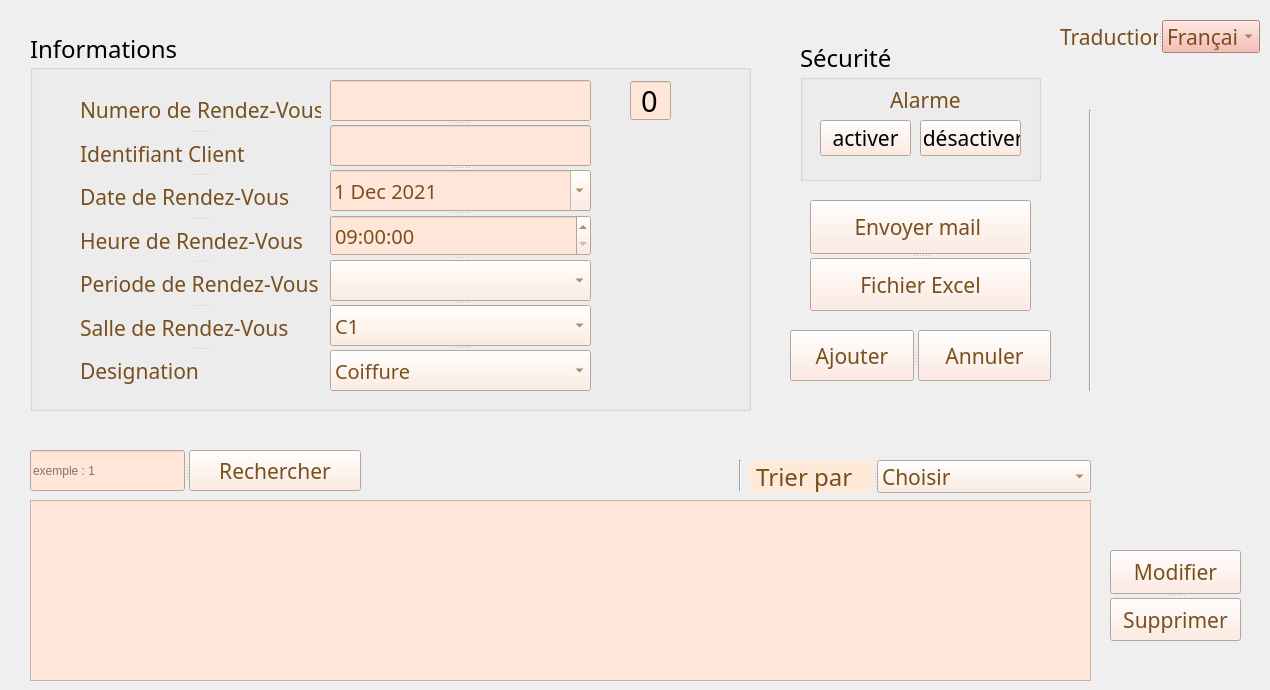
    <widget class="QWidget" name="Gestio_RDV">
     <widget class="Line" name="line_2">
      <property name="geometry">
       <rect>
        <x>1080</x>
        <y>110</y>
        <width>20</width>
        <height>281</height>
       </rect>
      </property>
      <property name="orientation">
       <enum>Qt::Vertical</enum>
      </property>
     </widget>
     <widget class="Line" name="line_3">
      <property name="geometry">
       <rect>
        <x>730</x>
        <y>460</y>
        <width>20</width>
        <height>31</height>
       </rect>
      </property>
      <property name="orientation">
       <enum>Qt::Vertical</enum>
      </property>
     </widget>
     <widget class="QTableView" name="TableView">
      <property name="geometry">
       <rect>
        <x>30</x>
        <y>500</y>
        <width>1061</width>
        <height>181</height>
       </rect>
      </property>
      <property name="font">
       <font>
        <family>Cambria</family>
        <pointsize>10</pointsize>
       </font>
      </property>
      <property name="styleSheet">
       <string notr="true">background-color: rgb(255, 230, 217);
color: rgb(121, 79, 29);</string>
      </property>
      <property name="showGrid">
       <bool>true</bool>
      </property>
      <property name="gridStyle">
       <enum>Qt::SolidLine</enum>
      </property>
      <property name="sortingEnabled">
       <bool>false</bool>
      </property>
      <attribute name="horizontalHeaderVisible">
       <bool>false</bool>
      </attribute>
      <attribute name="horizontalHeaderCascadingSectionResizes">
       <bool>false</bool>
      </attribute>
      <attribute name="horizontalHeaderMinimumSectionSize">
       <number>140</number>
      </attribute>
      <attribute name="horizontalHeaderDefaultSectionSize">
       <number>140</number>
      </attribute>
      <attribute name="horizontalHeaderHighlightSections">
       <bool>true</bool>
      </attribute>
      <attribute name="horizontalHeaderShowSortIndicator" stdset="0">
       <bool>false</bool>
      </attribute>
      <attribute name="horizontalHeaderStretchLastSection">
       <bool>false</bool>
      </attribute>
      <attribute name="verticalHeaderVisible">
       <bool>false</bool>
      </attribute>
      <attribute name="verticalHeaderCascadingSectionResizes">
       <bool>false</bool>
      </attribute>
      <attribute name="verticalHeaderMinimumSectionSize">
       <number>30</number>
      </attribute>
      <attribute name="verticalHeaderHighlightSections">
       <bool>true</bool>
      </attribute>
      <attribute name="verticalHeaderShowSortIndicator" stdset="0">
       <bool>false</bool>
      </attribute>
      <attribute name="verticalHeaderStretchLastSection">
       <bool>false</bool>
      </attribute>
     </widget>
     <widget class="QGroupBox" name="groupBox">
      <property name="geometry">
       <rect>
        <x>30</x>
        <y>30</y>
        <width>721</width>
        <height>381</height>
       </rect>
      </property>
      <property name="font">
       <font>
        <family>Gabriola</family>
        <pointsize>18</pointsize>
       </font>
      </property>
      <property name="title">
       <string>Informations</string>
      </property>
      <property name="alignment">
       <set>Qt::AlignLeading|Qt::AlignLeft|Qt::AlignVCenter</set>
      </property>
      <widget class="QSplitter" name="splitter">
       <property name="geometry">
        <rect>
         <x>300</x>
         <y>50</y>
         <width>261</width>
         <height>311</height>
        </rect>
       </property>
       <property name="orientation">
        <enum>Qt::Vertical</enum>
       </property>
       <widget class="QLineEdit" name="NumLine">
        <property name="font">
         <font>
          <family>Gabriola</family>
          <pointsize>15</pointsize>
         </font>
        </property>
        <property name="styleSheet">
         <string notr="true">background-color: rgb(255, 230, 217);</string>
        </property>
       </widget>
       <widget class="QLineEdit" name="IdLine">
        <property name="font">
         <font>
          <family>Gabriola</family>
          <pointsize>15</pointsize>
         </font>
        </property>
        <property name="styleSheet">
         <string notr="true">background-color: rgb(255, 230, 217);</string>
        </property>
       </widget>
       <widget class="QDateEdit" name="dateEdit_RDV">
        <property name="font">
         <font>
          <family>Gabriola</family>
          <pointsize>15</pointsize>
         </font>
        </property>
        <property name="styleSheet">
         <string notr="true">background-color: rgb(255, 230, 217);color: rgb(121, 79, 29);</string>
        </property>
        <property name="dateTime">
         <datetime>
          <hour>0</hour>
          <minute>0</minute>
          <second>0</second>
          <year>2021</year>
          <month>12</month>
          <day>1</day>
         </datetime>
        </property>
        <property name="maximumDateTime">
         <datetime>
          <hour>23</hour>
          <minute>59</minute>
          <second>59</second>
          <year>2099</year>
          <month>12</month>
          <day>31</day>
         </datetime>
        </property>
        <property name="minimumDateTime">
         <datetime>
          <hour>0</hour>
          <minute>0</minute>
          <second>0</second>
          <year>2021</year>
          <month>12</month>
          <day>1</day>
         </datetime>
        </property>
        <property name="minimumDate">
         <date>
          <year>2021</year>
          <month>12</month>
          <day>1</day>
         </date>
        </property>
        <property name="calendarPopup">
         <bool>true</bool>
        </property>
       </widget>
       <widget class="QTimeEdit" name="timeEdit">
        <property name="font">
         <font>
          <family>Gabriola</family>
          <pointsize>15</pointsize>
         </font>
        </property>
        <property name="styleSheet">
         <string notr="true">background-color: rgb(255, 230, 217);color: rgb(121, 79, 29);</string>
        </property>
        <property name="dateTime">
         <datetime>
          <hour>9</hour>
          <minute>0</minute>
          <second>0</second>
          <year>2021</year>
          <month>11</month>
          <day>8</day>
         </datetime>
        </property>
        <property name="maximumDateTime">
         <datetime>
          <hour>23</hour>
          <minute>59</minute>
          <second>59</second>
          <year>2099</year>
          <month>12</month>
          <day>30</day>
         </datetime>
        </property>
        <property name="minimumTime">
         <time>
          <hour>9</hour>
          <minute>0</minute>
          <second>0</second>
         </time>
        </property>
        <property name="currentSection">
         <enum>QDateTimeEdit::HourSection</enum>
        </property>
        <property name="calendarPopup">
         <bool>true</bool>
        </property>
        <property name="time">
         <time>
          <hour>9</hour>
          <minute>0</minute>
          <second>0</second>
         </time>
        </property>
       </widget>
       <widget class="QComboBox" name="PeriodeComboBox">
        <property name="font">
         <font>
          <family>Gabriola</family>
          <pointsize>15</pointsize>
         </font>
        </property>
        <property name="styleSheet">
         <string notr="true">background-color: rgb(255, 233, 217);color: rgb(121, 79, 29);</string>
        </property>
        <property name="editable">
         <bool>false</bool>
        </property>
        <property name="currentText">
         <string/>
        </property>
        <property name="maxVisibleItems">
         <number>20</number>
        </property>
        <property name="insertPolicy">
         <enum>QComboBox::InsertAtBottom</enum>
        </property>
        <property name="sizeAdjustPolicy">
         <enum>QComboBox::AdjustToContentsOnFirstShow</enum>
        </property>
        <property name="duplicatesEnabled">
         <bool>false</bool>
        </property>
        <property name="frame">
         <bool>true</bool>
        </property>
        <property name="modelColumn">
         <number>0</number>
        </property>
       </widget>
       <widget class="QComboBox" name="SalleComboBox">
        <property name="font">
         <font>
          <family>Gabriola</family>
          <pointsize>15</pointsize>
         </font>
        </property>
        <property name="styleSheet">
         <string notr="true">background-color: rgb(255, 233, 217);color: rgb(121, 79, 29);</string>
        </property>
        <item>
         <property name="text">
          <string>C1</string>
         </property>
        </item>
        <item>
         <property name="text">
          <string>C2</string>
         </property>
        </item>
        <item>
         <property name="text">
          <string>C3</string>
         </property>
        </item>
        <item>
         <property name="text">
          <string>C4</string>
         </property>
        </item>
        <item>
         <property name="text">
          <string>M1</string>
         </property>
        </item>
        <item>
         <property name="text">
          <string>M2</string>
         </property>
        </item>
        <item>
         <property name="text">
          <string>M3</string>
         </property>
        </item>
        <item>
         <property name="text">
          <string>M4</string>
         </property>
        </item>
        <item>
         <property name="text">
          <string>S1</string>
         </property>
        </item>
        <item>
         <property name="text">
          <string>S2</string>
         </property>
        </item>
        <item>
         <property name="text">
          <string>MP1</string>
         </property>
        </item>
        <item>
         <property name="text">
          <string>MP2</string>
         </property>
        </item>
        <item>
         <property name="text">
          <string>EP1</string>
         </property>
        </item>
        <item>
         <property name="text">
          <string>EP2</string>
         </property>
        </item>
        <item>
         <property name="text">
          <string>Massage</string>
         </property>
        </item>
        <item>
         <property name="text">
          <string>Spa 1</string>
         </property>
        </item>
        <item>
         <property name="text">
          <string>Spa 2</string>
         </property>
        </item>
       </widget>
       <widget class="QComboBox" name="DesComboBox">
        <property name="font">
         <font>
          <family>Gabriola</family>
          <pointsize>15</pointsize>
         </font>
        </property>
        <property name="styleSheet">
         <string notr="true">background-color: rgb(255, 233, 217);
color: rgb(121, 79, 29);</string>
        </property>
        <item>
         <property name="text">
          <string>Coiffure</string>
         </property>
        </item>
        <item>
         <property name="text">
          <string>Maquillage</string>
         </property>
        </item>
        <item>
         <property name="text">
          <string>Soin</string>
         </property>
        </item>
        <item>
         <property name="text">
          <string>Manucure</string>
         </property>
        </item>
        <item>
         <property name="text">
          <string>Pedicure</string>
         </property>
        </item>
        <item>
         <property name="text">
          <string>Epilation</string>
         </property>
        </item>
        <item>
         <property name="text">
          <string>Massage</string>
         </property>
        </item>
        <item>
         <property name="text">
          <string>SPA</string>
         </property>
        </item>
       </widget>
      </widget>
      <widget class="QSplitter" name="splitter_2">
       <property name="geometry">
        <rect>
         <x>50</x>
         <y>60</y>
         <width>241</width>
         <height>301</height>
        </rect>
       </property>
       <property name="orientation">
        <enum>Qt::Vertical</enum>
       </property>
       <widget class="QLabel" name="Num">
        <property name="font">
         <font>
          <family>Gabriola</family>
          <pointsize>16</pointsize>
         </font>
        </property>
        <property name="styleSheet">
         <string notr="true">
color: rgb(121, 79, 29);</string>
        </property>
        <property name="text">
         <string>Numero de Rendez-Vous</string>
        </property>
       </widget>
       <widget class="QLabel" name="Id">
        <property name="font">
         <font>
          <family>Gabriola</family>
          <pointsize>16</pointsize>
         </font>
        </property>
        <property name="styleSheet">
         <string notr="true">
color: rgb(121, 79, 29);</string>
        </property>
        <property name="text">
         <string>Identifiant Client</string>
        </property>
       </widget>
       <widget class="QLabel" name="Date">
        <property name="font">
         <font>
          <family>Gabriola</family>
          <pointsize>16</pointsize>
         </font>
        </property>
        <property name="styleSheet">
         <string notr="true">
color: rgb(121, 79, 29);</string>
        </property>
        <property name="text">
         <string>Date de Rendez-Vous</string>
        </property>
       </widget>
       <widget class="QLabel" name="Heure">
        <property name="font">
         <font>
          <family>Gabriola</family>
          <pointsize>16</pointsize>
         </font>
        </property>
        <property name="styleSheet">
         <string notr="true">
color: rgb(121, 79, 29);</string>
        </property>
        <property name="text">
         <string>Heure de Rendez-Vous</string>
        </property>
       </widget>
       <widget class="QLabel" name="Periode">
        <property name="font">
         <font>
          <family>Gabriola</family>
          <pointsize>16</pointsize>
         </font>
        </property>
        <property name="styleSheet">
         <string notr="true">
color: rgb(121, 79, 29);</string>
        </property>
        <property name="text">
         <string>Periode de Rendez-Vous</string>
        </property>
       </widget>
       <widget class="QLabel" name="Salle">
        <property name="font">
         <font>
          <family>Gabriola</family>
          <pointsize>16</pointsize>
         </font>
        </property>
        <property name="styleSheet">
         <string notr="true">
color: rgb(121, 79, 29);</string>
        </property>
        <property name="text">
         <string>Salle de Rendez-Vous</string>
        </property>
       </widget>
       <widget class="QLabel" name="Des">
        <property name="font">
         <font>
          <family>Gabriola</family>
          <pointsize>16</pointsize>
         </font>
        </property>
        <property name="styleSheet">
         <string notr="true">
color: rgb(121, 79, 29);</string>
        </property>
        <property name="text">
         <string>Designation</string>
        </property>
       </widget>
      </widget>
      <widget class="QSpinBox" name="spinBox">
       <property name="geometry">
        <rect>
         <x>600</x>
         <y>50</y>
         <width>41</width>
         <height>41</height>
        </rect>
       </property>
       <property name="font">
        <font>
         <family>Gabriola</family>
         <pointsize>22</pointsize>
        </font>
       </property>
       <property name="styleSheet">
        <string notr="true">background-color: rgb(255, 230, 217);</string>
       </property>
       <property name="wrapping">
        <bool>false</bool>
       </property>
       <property name="frame">
        <bool>true</bool>
       </property>
       <property name="alignment">
        <set>Qt::AlignCenter</set>
       </property>
       <property name="readOnly">
        <bool>true</bool>
       </property>
       <property name="buttonSymbols">
        <enum>QAbstractSpinBox::NoButtons</enum>
       </property>
       <property name="keyboardTracking">
        <bool>false</bool>
       </property>
       <property name="maximum">
        <number>10000</number>
       </property>
      </widget>
     </widget>
     <widget class="QLabel" name="logop">
      <property name="geometry">
       <rect>
        <x>1120</x>
        <y>180</y>
        <width>121</width>
        <height>151</height>
       </rect>
      </property>
      <property name="text">
       <string/>
      </property>
      <property name="pixmap">
       <pixmap>F:/logop.png</pixmap>
      </property>
     </widget>
     <widget class="QSplitter" name="splitter_3">
      <property name="geometry">
       <rect>
        <x>810</x>
        <y>200</y>
        <width>221</width>
        <height>111</height>
       </rect>
      </property>
      <property name="orientation">
       <enum>Qt::Vertical</enum>
      </property>
      <widget class="QPushButton" name="MailRDV">
       <property name="font">
        <font>
         <family>Gabriola</family>
         <pointsize>16</pointsize>
        </font>
       </property>
       <property name="styleSheet">
        <string notr="true">background-color: rgb(255, 230, 217);
color: rgb(121, 79, 29);</string>
       </property>
       <property name="text">
        <string>Envoyer mail </string>
       </property>
       <property name="icon">
        <iconset>
         <normaloff>email.png</normaloff>email.png</iconset>
       </property>
       <property name="iconSize">
        <size>
         <width>25</width>
         <height>25</height>
        </size>
       </property>
      </widget>
      <widget class="QPushButton" name="ExcelRDV">
       <property name="font">
        <font>
         <family>Gabriola</family>
         <pointsize>16</pointsize>
        </font>
       </property>
       <property name="styleSheet">
        <string notr="true">background-color: rgb(255, 230, 217);
color: rgb(121, 79, 29);</string>
       </property>
       <property name="text">
        <string>Fichier Excel</string>
       </property>
       <property name="icon">
        <iconset>
         <normaloff>excel.png</normaloff>excel.png</iconset>
       </property>
       <property name="iconSize">
        <size>
         <width>21</width>
         <height>21</height>
        </size>
       </property>
      </widget>
     </widget>
     <widget class="QSplitter" name="splitter_4">
      <property name="geometry">
       <rect>
        <x>790</x>
        <y>330</y>
        <width>261</width>
        <height>51</height>
       </rect>
      </property>
      <property name="orientation">
       <enum>Qt::Horizontal</enum>
      </property>
      <widget class="QPushButton" name="AjouterRDV">
       <property name="font">
        <font>
         <family>Gabriola</family>
         <pointsize>16</pointsize>
        </font>
       </property>
       <property name="styleSheet">
        <string notr="true">background-color: rgb(255, 230, 217);
color: rgb(121, 79, 29);</string>
       </property>
       <property name="text">
        <string>Ajouter</string>
       </property>
       <property name="icon">
        <iconset>
         <normaloff>ajout.png</normaloff>ajout.png</iconset>
       </property>
       <property name="iconSize">
        <size>
         <width>20</width>
         <height>20</height>
        </size>
       </property>
      </widget>
      <widget class="QPushButton" name="QuitterRDV">
       <property name="font">
        <font>
         <family>Gabriola</family>
         <pointsize>16</pointsize>
        </font>
       </property>
       <property name="styleSheet">
        <string notr="true">
color: rgb(121, 79, 29); background-color: rgb(255, 230, 217);</string>
       </property>
       <property name="text">
        <string>Annuler</string>
       </property>
       <property name="icon">
        <iconset>
         <normaloff>annuler.png</normaloff>annuler.png</iconset>
       </property>
       <property name="iconSize">
        <size>
         <width>20</width>
         <height>20</height>
        </size>
       </property>
      </widget>
     </widget>
     <widget class="QSplitter" name="splitter_6">
      <property name="geometry">
       <rect>
        <x>750</x>
        <y>460</y>
        <width>341</width>
        <height>33</height>
       </rect>
      </property>
      <property name="orientation">
       <enum>Qt::Horizontal</enum>
      </property>
      <widget class="QLabel" name="Trier">
       <property name="font">
        <font>
         <family>Gabriola</family>
         <pointsize>18</pointsize>
        </font>
       </property>
       <property name="styleSheet">
        <string notr="true">background-color: rgb(255, 233, 217);color: rgb(121, 79, 29);
</string>
       </property>
       <property name="text">
        <string> Trier par</string>
       </property>
      </widget>
      <widget class="QComboBox" name="TrierComboBox">
       <property name="font">
        <font>
         <family>Gabriola</family>
         <pointsize>16</pointsize>
        </font>
       </property>
       <property name="styleSheet">
        <string notr="true">background-color: rgb(255, 233, 217);color: rgb(121, 79, 29);</string>
       </property>
       <item>
        <property name="text">
         <string>Choisir</string>
        </property>
       </item>
       <item>
        <property name="text">
         <string>Numero de rdv</string>
        </property>
       </item>
       <item>
        <property name="text">
         <string>Date de rdv</string>
        </property>
       </item>
      </widget>
     </widget>
     <widget class="QSplitter" name="splitter_7">
      <property name="geometry">
       <rect>
        <x>1110</x>
        <y>550</y>
        <width>131</width>
        <height>91</height>
       </rect>
      </property>
      <property name="orientation">
       <enum>Qt::Vertical</enum>
      </property>
      <widget class="QPushButton" name="ModifierRDV">
       <property name="font">
        <font>
         <family>Gabriola</family>
         <pointsize>16</pointsize>
        </font>
       </property>
       <property name="styleSheet">
        <string notr="true">background-color: rgb(255, 230, 217);
color: rgb(121, 79, 29);</string>
       </property>
       <property name="text">
        <string>Modifier</string>
       </property>
       <property name="icon">
        <iconset>
         <normaloff>modifier.png</normaloff>modifier.png</iconset>
       </property>
       <property name="iconSize">
        <size>
         <width>17</width>
         <height>17</height>
        </size>
       </property>
      </widget>
      <widget class="QPushButton" name="SupprimerRDV">
       <property name="font">
        <font>
         <family>Gabriola</family>
         <pointsize>16</pointsize>
        </font>
       </property>
       <property name="styleSheet">
        <string notr="true">background-color: rgb(255, 230, 217);
color: rgb(121, 79, 29);</string>
       </property>
       <property name="text">
        <string>Supprimer</string>
       </property>
       <property name="icon">
        <iconset>
         <normaloff>supprimer.png</normaloff>supprimer.png</iconset>
       </property>
       <property name="iconSize">
        <size>
         <width>18</width>
         <height>18</height>
        </size>
       </property>
      </widget>
     </widget>
     <widget class="QSplitter" name="splitter_8">
      <property name="geometry">
       <rect>
        <x>1060</x>
        <y>20</y>
        <width>201</width>
        <height>33</height>
       </rect>
      </property>
      <property name="orientation">
       <enum>Qt::Horizontal</enum>
      </property>
      <widget class="QLabel" name="Traduction">
       <property name="font">
        <font>
         <family>Gabriola</family>
         <pointsize>16</pointsize>
        </font>
       </property>
       <property name="styleSheet">
        <string notr="true">
color: rgb(121, 79, 29);</string>
       </property>
       <property name="text">
        <string>Traduction</string>
       </property>
      </widget>
      <widget class="QComboBox" name="TraductionComboBox">
       <property name="font">
        <font>
         <family>Gabriola</family>
         <pointsize>16</pointsize>
        </font>
       </property>
       <property name="styleSheet">
        <string notr="true">
color: rgb(121, 79, 29); background-color: rgb(245, 172, 162);</string>
       </property>
       <item>
        <property name="text">
         <string>Français</string>
        </property>
       </item>
       <item>
        <property name="text">
         <string>Anglais</string>
        </property>
       </item>
       <item>
        <property name="text">
         <string>Turc</string>
        </property>
       </item>
      </widget>
     </widget>
     <widget class="QSplitter" name="splitter_5">
      <property name="geometry">
       <rect>
        <x>30</x>
        <y>450</y>
        <width>331</width>
        <height>41</height>
       </rect>
      </property>
      <property name="orientation">
       <enum>Qt::Horizontal</enum>
      </property>
      <widget class="QLineEdit" name="RechercherLine">
       <property name="styleSheet">
        <string notr="true">background-color: rgb(255, 230, 217);</string>
       </property>
       <property name="placeholderText">
        <string>exemple : 1</string>
       </property>
      </widget>
      <widget class="QPushButton" name="RechercherRDV">
       <property name="font">
        <font>
         <family>Gabriola</family>
         <pointsize>16</pointsize>
        </font>
       </property>
       <property name="styleSheet">
        <string notr="true">background-color: rgb(255, 230, 217);
color: rgb(121, 79, 29);</string>
       </property>
       <property name="text">
        <string>Rechercher</string>
       </property>
       <property name="icon">
        <iconset>
         <normaloff>recherche.png</normaloff>recherche.png</iconset>
       </property>
       <property name="iconSize">
        <size>
         <width>18</width>
         <height>18</height>
        </size>
       </property>
      </widget>
     </widget>
     <widget class="QGroupBox" name="groupBox_ard">
      <property name="geometry">
       <rect>
        <x>800</x>
        <y>40</y>
        <width>241</width>
        <height>141</height>
       </rect>
      </property>
      <property name="font">
       <font>
        <family>Gabriola</family>
        <pointsize>18</pointsize>
       </font>
      </property>
      <property name="title">
       <string>Sécurité</string>
      </property>
      <widget class="QPushButton" name="pushButton_aa">
       <property name="geometry">
        <rect>
         <x>20</x>
         <y>80</y>
         <width>91</width>
         <height>36</height>
        </rect>
       </property>
       <property name="font">
        <font>
         <family>Gabriola</family>
         <pointsize>16</pointsize>
        </font>
       </property>
       <property name="styleSheet">
        <string notr="true">background-color: rgb(255, 230, 217);</string>
       </property>
       <property name="text">
        <string>activer</string>
       </property>
      </widget>
      <widget class="QPushButton" name="pushButton_da">
       <property name="geometry">
        <rect>
         <x>120</x>
         <y>80</y>
         <width>101</width>
         <height>36</height>
        </rect>
       </property>
       <property name="font">
        <font>
         <family>Gabriola</family>
         <pointsize>16</pointsize>
        </font>
       </property>
       <property name="styleSheet">
        <string notr="true">background-color: rgb(255, 230, 217);</string>
       </property>
       <property name="text">
        <string> désactiver</string>
       </property>
      </widget>
      <widget class="QLabel" name="Alarme">
       <property name="geometry">
        <rect>
         <x>90</x>
         <y>40</y>
         <width>71</width>
         <height>39</height>
        </rect>
       </property>
       <property name="font">
        <font>
         <family>Gabriola</family>
         <pointsize>16</pointsize>
        </font>
       </property>
       <property name="styleSheet">
        <string notr="true">
color: rgb(121, 79, 29);</string>
       </property>
       <property name="text">
        <string>Alarme</string>
       </property>
      </widget>
     </widget>
    </widget>
